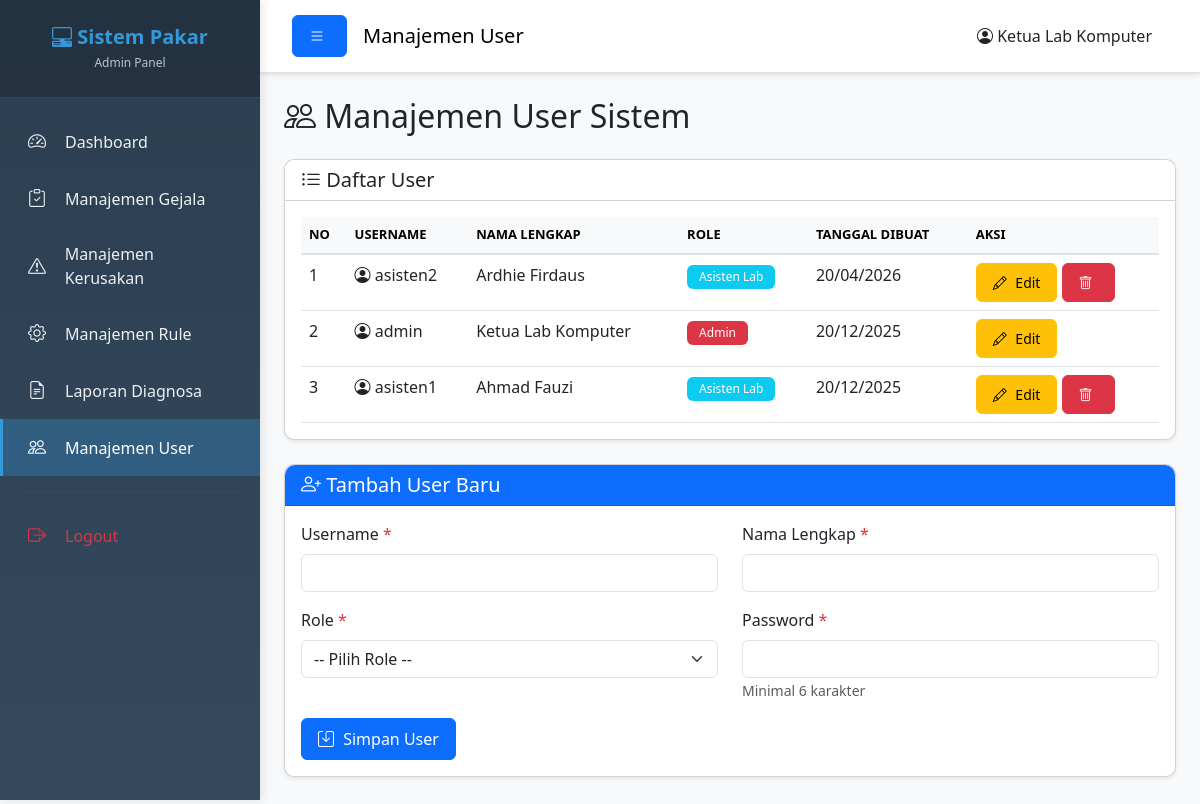
The page /Admin/user_management.php (signed in) on the database as committed earlier.
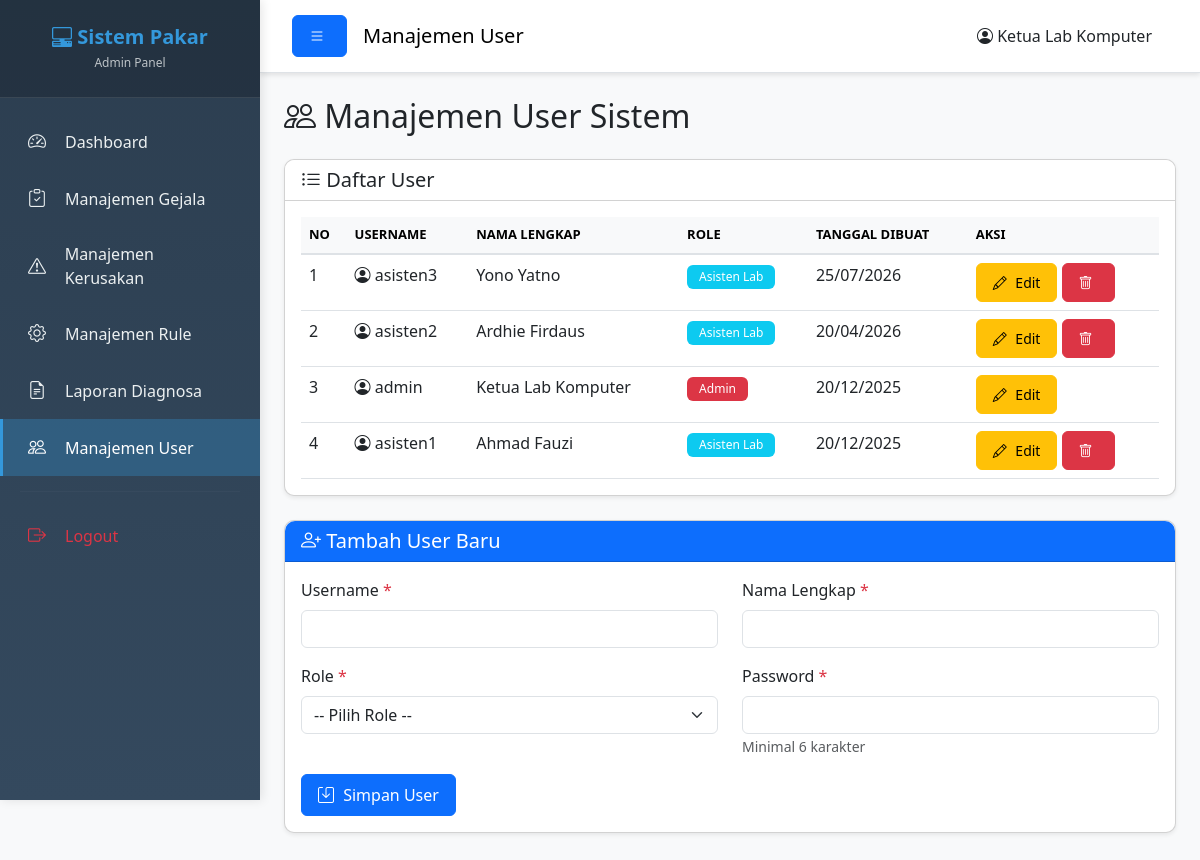
The same page on the database as committed later.
### tables this page shows
CREATE TABLE `users` (
  `id_user` int(11) NOT NULL,
  `username` varchar(50) NOT NULL,
  `password` varchar(255) NOT NULL,
  `role` enum('admin','asisten_lab') NOT NULL,
  `nama_lengkap` varchar(100) NOT NULL,
  `created_at` timestamp NOT NULL DEFAULT current_timestamp()
);

### Admin/user_management.php (the view, shortened to what this page needs)
<?php
$query_users = "SELECT * FROM users ORDER BY created_at DESC";
$result_users = mysqli_query($koneksi, $query_users);
$edit_data = null;
?>
<!DOCTYPE html>
<html lang="id">
<head>
    <link href="https://cdn.jsdelivr.net/npm/bootstrap@5.3.0/dist/css/bootstrap.min.css" rel="stylesheet">
    <link rel="stylesheet" href="https://cdn.jsdelivr.net/npm/bootstrap-icons@1.10.0/font/bootstrap-icons.css">
    <link rel="stylesheet" href="../Assets/css/style.css?v=20260713">
    <link rel="stylesheet" href="../Assets/css/style.css?v=20260713">
</head>
<body>
    <div class="wrapper">
        <?php include 'sidebar_admin.php'; ?>
        <div class="main-content">
            <nav class="navbar navbar-expand-lg navbar-light bg-white border-bottom">
                <div class="container-fluid">
                    <button class="btn btn-primary" id="sidebarToggle">
                        <i class="bi bi-list"></i>
                    </button>
                    <span class="navbar-brand mb-0 h1 ms-3">Manajemen User</span>
                    <div class="ms-auto">
                        <span class="me-3">
                            <i class="bi bi-person-circle"></i> <?php echo $_SESSION['nama_lengkap']; ?>
                        </span>
                    </div>
                </div>
            </nav>
            <div class="container-fluid p-4">
                <h2 class="mb-4"><i class="bi bi-people"></i> Manajemen User Sistem</h2>
                <div class="card shadow-sm mb-4">
                    <div class="card-header bg-white">
                        <h5 class="mb-0"><i class="bi bi-list-ul"></i> Daftar User</h5>
                    </div>
                    <div class="card-body">
                        <div class="table-responsive">
                            <table class="table table-hover">
                                <thead class="table-light">
                                    <tr>
                                        <th>No</th>
                                        <th>Username</th>
                                        <th>Nama Lengkap</th>
                                        <th>Role</th>
                                        <th>Tanggal Dibuat</th>
                                        <th>Aksi</th>
                                    </tr>
                                </thead>
                                <tbody>
                                    <?php
                                    $no = 1;
                                    mysqli_data_seek($result_users, 0);
                                    while($row = mysqli_fetch_assoc($result_users)):
                                        $is_selected = isset($selected_user_id) && $selected_user_id == $row['id_user'];
                                    ?>
                                    <tr class="<?php echo $is_selected ? 'table-row-selected' : ''; ?>" id="user-row-<?php echo $row['id_user']; ?>">
                                        <td><?php echo $no++; ?></td>
                                        <td><i class="bi bi-person-circle"></i> <?php echo $row['username']; ?></td>
                                        <td><?php echo $row['nama_lengkap']; ?></td>
                                        <td>
                                            <?php if($row['role'] == 'admin'): ?>
                                                <span class="badge bg-danger">Admin</span>
                                            <?php else: ?>
                                                <span class="badge bg-info">Asisten Lab</span>
                                            <?php endif; ?>
                                        </td>
                                        <td><?php echo date('d/m/Y', strtotime($row['created_at'])); ?></td>
                                        <td>
                                            <a href="?edit=<?php echo $row['id_user']; ?>#form-section"
                                               class="btn btn-sm btn-warning" title="Edit">
                                                <i class="bi bi-pencil"></i> Edit
                                            </a>
                                            <?php if($row['role'] == 'asisten_lab'): ?>
                                                <a href="?action=delete&id=<?php echo $row['id_user']; ?>"
                                                   class="btn btn-sm btn-danger"
                                                   onclick="return confirm('Yakin ingin menghapus user ini?')"
                                                   title="Hapus">
                                                    <i class="bi bi-trash"></i>
                                                </a>
                                            <?php endif; ?>
                                        </td>
                                    </tr>
                                    <?php endwhile; ?>
                                </tbody>
                            </table>
                        </div>
                    </div>
                </div>
                <div class="card shadow-sm mb-4 <?php echo !$edit_data ? 'scroll-target' : ''; ?>"
                     id="<?php echo !$edit_data ? 'form-section' : 'form-tambah-section'; ?>">
                    <div class="card-header bg-primary text-white">
                        <h5 class="mb-0">
                            <i class="bi bi-person-plus"></i> Tambah User Baru
                        </h5>
                    </div>
                    <div class="card-body">
                        <form method="POST" action="">
                            <div class="row">
                                <div class="col-md-6 mb-3">
                                    <label class="form-label">Username <span class="text-danger">*</span></label>
                                    <input type="text" class="form-control" name="username" required>
                                </div>
                                <div class="col-md-6 mb-3">
                                    <label class="form-label">Nama Lengkap <span class="text-danger">*</span></label>
                                    <input type="text" class="form-control" name="nama_lengkap" required>
                                </div>
                            </div>
                            <div class="row">
                                <div class="col-md-6 mb-3">
                                    <label class="form-label">Role <span class="text-danger">*</span></label>
                                    <select class="form-select" name="role" required>
                                        <option value="">-- Pilih Role --</option>
                                    </select>
                                </div>
                                <div class="col-md-6 mb-3">
                                    <label class="form-label">
                                        Password <span class="text-danger">*</span>
                                    </label>
                                    <input type="password" class="form-control" name="password" required>
                                    <small class="text-muted">Minimal 6 karakter</small>
                                </div>
                            </div>
                            <div class="d-flex gap-2">
                                <button type="submit" class="btn btn-primary">
                                    <i class="bi bi-save"></i> Simpan User
                                </button>
                            </div>
                        </form>
                    </div>
                </div>
            </div>
        </div>
    </div>
</body>
</html>

### Admin/sidebar_admin.php (shortened to what this page needs)
<?php
$current_page = basename($_SERVER['PHP_SELF']);
?>
<div class="sidebar" id="sidebar">
    <div class="sidebar-header">
        <h4><i class="bi bi-pc-display-horizontal"></i> Sistem Pakar</h4>
        <p class="mb-0">Admin Panel</p>
    </div>
    <nav class="sidebar-menu">
        <a href="dashboard_admin.php" class="sidebar-link <?php echo ($current_page == 'dashboard_admin.php') ? 'active' : ''; ?>">
            <i class="bi bi-speedometer2"></i>
            <span>Dashboard</span>
        </a>
        <a href="gejala_management.php" class="sidebar-link <?php echo ($current_page == 'gejala_management.php') ? 'active' : ''; ?>">
            <i class="bi bi-clipboard-check"></i>
            <span>Manajemen Gejala</span>
        </a>
        <a href="kerusakan_management.php" class="sidebar-link <?php echo ($current_page == 'kerusakan_management.php') ? 'active' : ''; ?>">
            <i class="bi bi-exclamation-triangle"></i>
            <span>Manajemen Kerusakan</span>
        </a>
        <a href="rule_management.php" class="sidebar-link <?php echo ($current_page == 'rule_management.php') ? 'active' : ''; ?>">
            <i class="bi bi-gear"></i>
            <span>Manajemen Rule</span>
        </a>
        <a href="laporan_diagnosa.php" class="sidebar-link <?php echo ($current_page == 'laporan_diagnosa.php' || $current_page == 'detail_diagnosa.php') ? 'active' : ''; ?>">
            <i class="bi bi-file-earmark-text"></i>
            <span>Laporan Diagnosa</span>
        </a>
        <a href="user_management.php" class="sidebar-link <?php echo ($current_page == 'user_management.php') ? 'active' : ''; ?>">
            <i class="bi bi-people"></i>
            <span>Manajemen User</span>
        </a>
        <hr class="sidebar-divider">
                <a href="#" class="sidebar-link text-danger" onclick="showLogoutConfirm('dashboard_admin.php'); return false;">
                        <i class="bi bi-box-arrow-right"></i>
                        <span>Logout</span>
                </a>
    </nav>
</div>

### Assets/css/style.css (style rules this page uses)
* { margin: 0; padding: 0; box-sizing: border-box; }
body { font-family: "Segoe UI", Tahoma, Geneva, Verdana, sans-serif; background-color: #f8f9fa; }
.wrapper { display: flex; width: 100%; min-height: 100vh; }
.sidebar { width: 260px; background: linear-gradient(180deg, #2c3e50 0%, #34495e 100%); color: #ecf0f1; min-height: 100vh; position: fixed; left: 0; top: 0; overflow-y: auto; transition: margin-left 0.3s ease, opacity 0.3s ease, transform 0.3s ease; z-index: 1000; box-shadow: 2px 0 10px rgba(0, 0, 0, 0.1); }
.sidebar-header { padding: 25px 20px; background: rgba(0, 0, 0, 0.2); border-bottom: 1px solid rgba(255, 255, 255, 0.1); text-align: center; }
.sidebar-header h4 { margin: 0; font-size: 20px; font-weight: 700; color: #3498db; }
.sidebar-header p { margin: 5px 0 0 0; font-size: 12px; color: #bdc3c7; }
.sidebar-menu { padding: 15px 0; }
.sidebar-link { display: flex; align-items: center; padding: 15px 25px; color: #ecf0f1; text-decoration: none; transition: all 0.3s ease; border-left: 3px solid transparent; }
.sidebar-link.active { background: rgba(52, 152, 219, 0.3); border-left-color: #3498db; color: #fff; }
.sidebar-link i { font-size: 18px; width: 25px; margin-right: 12px; }
.sidebar-divider { border-color: rgba(255, 255, 255, 0.1); margin: 15px 20px; }
.main-content { flex: 1; margin-left: 260px; transition: margin-left 0.3s ease, opacity 0.3s ease, transform 0.3s ease; background-color: #f8f9fa; }
.navbar { box-shadow: 0 2px 5px rgba(0, 0, 0, 0.1); padding: 15px 20px; }
.card { border-radius: 10px; margin-bottom: 20px; transition: transform 0.3s ease, box-shadow 0.3s ease; }
.card-header { border-radius: 10px 10px 0 0 !important; font-weight: 600; }
.table { margin-bottom: 0; }
.table thead th { font-weight: 600; text-transform: uppercase; font-size: 13px; border-bottom: 2px solid #dee2e6; }
.btn { border-radius: 6px; padding: 8px 16px; font-weight: 500; transition: all 0.3s ease; }
.btn i { margin-right: 5px; }
.badge { padding: 6px 12px; font-weight: 500; border-radius: 6px; }

### Admin/user_management.php (style rules this page uses)
.scroll-target { scroll-margin-top: 100px; }

Rows that differ between the two databases and show on the page:
added users: username "asisten3", nama_lengkap "Yono Yatno", role "Asisten Lab", created_at "25/07/2026"
